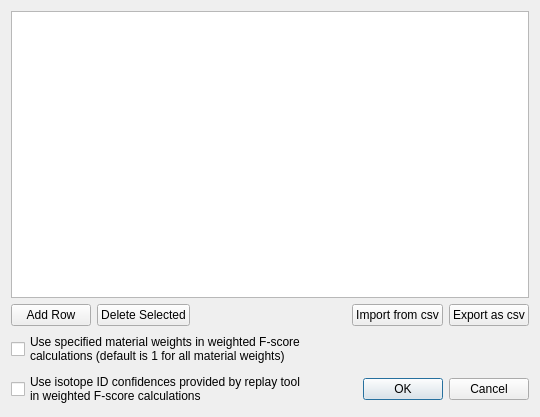
<?xml version="1.0" encoding="UTF-8"?>
<ui version="4.0">
 <class>Dialog</class>
 <widget class="QDialog" name="Dialog">
  <property name="geometry">
   <rect>
    <x>0</x>
    <y>0</y>
    <width>540</width>
    <height>417</height>
   </rect>
  </property>
  <property name="windowTitle">
   <string>Weighted F-score Calculation Manager</string>
  </property>
  <layout class="QGridLayout" name="gridLayout">
   <item row="0" column="0">
    <widget class="QTableWidget" name="tblWeights">
     <property name="minimumSize">
      <size>
       <width>0</width>
       <height>250</height>
      </size>
     </property>
     <attribute name="horizontalHeaderDefaultSectionSize">
      <number>70</number>
     </attribute>
    </widget>
   </item>
   <item row="1" column="0">
    <layout class="QVBoxLayout" name="verticalLayout">
     <item>
      <layout class="QHBoxLayout" name="horizontalLayout">
       <item>
        <widget class="QPushButton" name="btnAddNewMaterial">
         <property name="text">
          <string>Add Row</string>
         </property>
        </widget>
       </item>
       <item>
        <widget class="QPushButton" name="btnDeleteSelectedMaterials">
         <property name="text">
          <string>Delete Selected</string>
         </property>
        </widget>
       </item>
       <item>
        <spacer name="horizontalSpacer">
         <property name="orientation">
          <enum>Qt::Horizontal</enum>
         </property>
         <property name="sizeHint" stdset="0">
          <size>
           <width>40</width>
           <height>20</height>
          </size>
         </property>
        </spacer>
       </item>
       <item>
        <widget class="QPushButton" name="buttonImport">
         <property name="text">
          <string>Import from csv</string>
         </property>
        </widget>
       </item>
       <item>
        <widget class="QPushButton" name="buttonExport">
         <property name="text">
          <string>Export as csv</string>
         </property>
        </widget>
       </item>
      </layout>
     </item>
     <item>
      <layout class="QGridLayout" name="gridLayout_2">
       <item row="1" column="1">
        <widget class="QDialogButtonBox" name="buttonBox">
         <property name="standardButtons">
          <set>QDialogButtonBox::Cancel|QDialogButtonBox::Ok</set>
         </property>
        </widget>
       </item>
       <item row="0" column="0">
        <widget class="QCheckBox" name="check_usemweights">
         <property name="text">
          <string>Use specified material weights in weighted F-score
calculations (default is 1 for all material weights)</string>
         </property>
        </widget>
       </item>
       <item row="1" column="0">
        <widget class="QCheckBox" name="check_useconfs">
         <property name="text">
          <string>Use isotope ID confidences provided by replay tool
in weighted F-score calculations</string>
         </property>
        </widget>
       </item>
      </layout>
     </item>
    </layout>
   </item>
  </layout>
 </widget>
 <resources/>
 <connections>
  <connection>
   <sender>buttonBox</sender>
   <signal>accepted()</signal>
   <receiver>Dialog</receiver>
   <slot>accept()</slot>
   <hints>
    <hint type="sourcelabel">
     <x>749</x>
     <y>258</y>
    </hint>
    <hint type="destinationlabel">
     <x>503</x>
     <y>143</y>
    </hint>
   </hints>
  </connection>
  <connection>
   <sender>buttonBox</sender>
   <signal>rejected()</signal>
   <receiver>Dialog</receiver>
   <slot>reject()</slot>
   <hints>
    <hint type="sourcelabel">
     <x>749</x>
     <y>258</y>
    </hint>
    <hint type="destinationlabel">
     <x>503</x>
     <y>143</y>
    </hint>
   </hints>
  </connection>
 </connections>
</ui>
